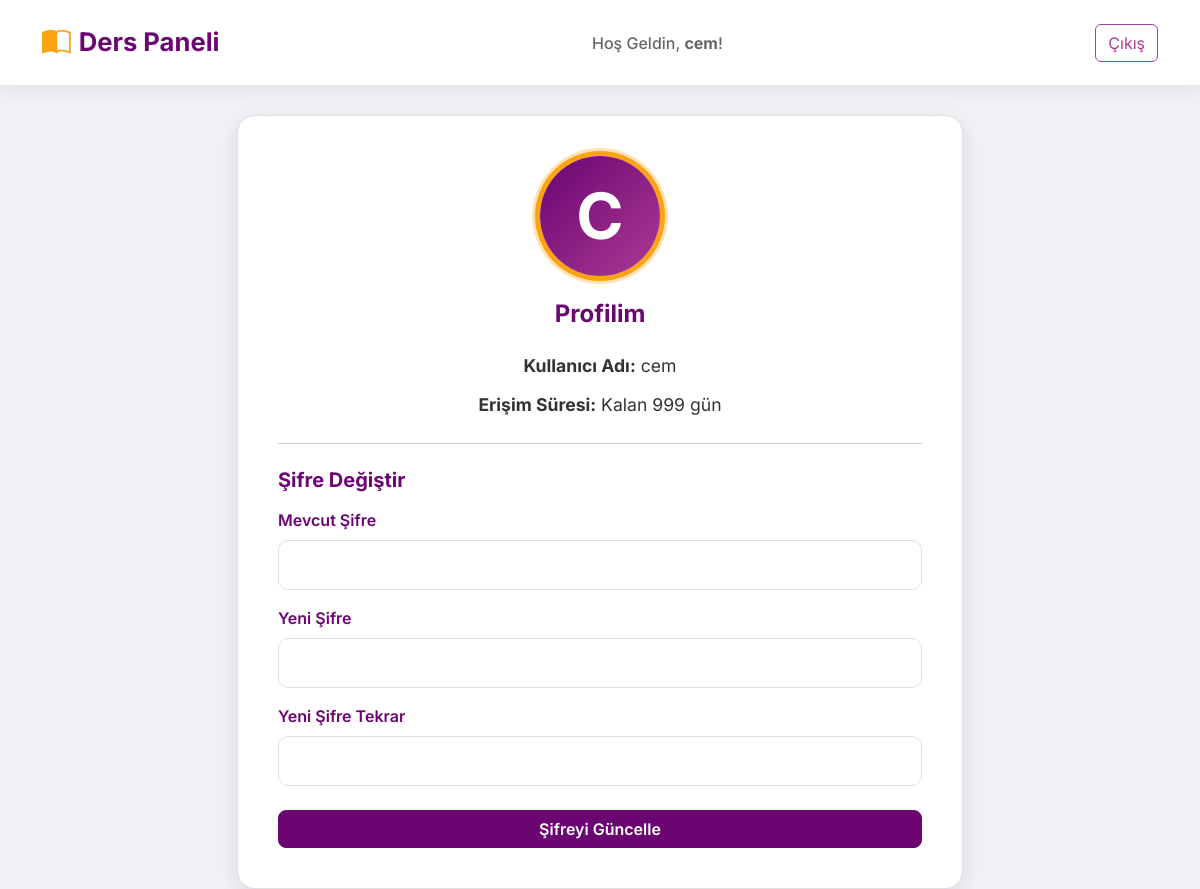
The page /profile (signed in) on the database its author committed.
### dersplanlama.py (models this page shows)
class User(db.Model):
    id = db.Column(db.Integer, primary_key=True)
    username = db.Column(db.String(80), unique=True, nullable=False)
    password = db.Column(db.String(256), nullable=False)
    is_admin = db.Column(db.Boolean, default=False, nullable=False)
    expire_date = db.Column(db.DateTime)
    progress = db.relationship('UserProgress', backref='user', lazy=True, cascade="all, delete-orphan")
    comments = db.relationship('Comment', backref='user_rel', lazy=True, cascade="all, delete-orphan")
    quiz_attempts = db.relationship('UserQuizAttempt', backref='user_rel', lazy=True, cascade="all, delete-orphan")

### dersplanlama.py (the view, shortened to what this page needs)
@app.route("/profile", methods=["GET", "POST"])
@login_required
def profile():
    user = User.query.get(session['user_id'])
    if not user:
        flash("Kullanıcı bulunamadı.", "danger")
        return redirect(url_for('login'))
    kalan_gun = None
    if user.expire_date:
        remaining_time = (user.expire_date + timedelta(days=1)) - datetime.utcnow()
        kalan_gun = max(0, remaining_time.days)
        if kalan_gun == 0 and remaining_time.total_seconds() <= 0:
            kalan_gun = 0
        elif kalan_gun == 0 and remaining_time.total_seconds() > 0:
            pass
    return render_template('profile.html', user=user, kalan_gun=kalan_gun)

### dersplanlama.py (called while the page is built)
def login_required(f):
    @wraps(f)
    def decorated_function(*args, **kwargs):
        if 'user_id' not in session:
            return redirect(url_for('login'))
        return f(*args, **kwargs)
    return decorated_function

### templates/profile.html (shortened to what this page needs)
<!doctype html>
<html lang="tr">
<head>
    <link href="https://cdn.jsdelivr.net/npm/bootstrap@5.3.2/dist/css/bootstrap.min.css" rel="stylesheet">
    <link rel="stylesheet" href="https://cdn.jsdelivr.net/npm/bootstrap-icons@1.11.3/font/bootstrap-icons.min.css">
</head>
<body>
<nav class="navbar navbar-expand-lg navbar-light">
    <div class="container">
        <a class="navbar-brand" href="{{ url_for('user_panel') }}"><i class="bi bi-book-half"></i> Ders Paneli</a>
        <span class="navbar-text me-3">
            Hoş Geldin, <strong>{{ session.get('username', 'Kullanıcı') }}</strong>!
        </span>
        <a class="btn btn-outline-danger" href="{{ url_for('logout') }}">Çıkış</a>
    </div>
</nav>
<div class="container main-container">
    <div class="row justify-content-center">
        <div class="col-md-10">
            <div class="profile-card text-center">
                <div class="user-avatar">{{ user.username[0].upper() }}</div>
                <h4>Profilim</h4>
                <div class="profile-info mb-4">
                    <p><strong>Kullanıcı Adı:</strong> {{ user.username }}</p>
                    <p><strong>Erişim Süresi:</strong>
                        {% if user.expire_date %}
                            {% if kalan_gun is not none %}
                                {% if kalan_gun > 0 %}
                                    Kalan {{ kalan_gun }} gün
                                {% else %}
                                    <span class="text-danger">Süresi Doldu ({{ user.expire_date.strftime('%Y-%m-%d') }})</span>
                                {% endif %}
                            {% else %}
                                {{ user.expire_date.strftime('%Y-%m-%d') }} tarihine kadar
                            {% endif %}
                        {% else %}
                            Sınırsız
                        {% endif %}
                    </p>
                </div>
                <hr class="my-4">
                <h5 class="text-start mb-3" style="color: var(--primary-color); font-weight: 700;">Şifre Değiştir</h5>
                <form method="post" action="{{ url_for('profile') }}" class="text-start">
                    <div class="mb-3">
                        <label for="old_password" class="form-label">Mevcut Şifre</label>
                        <input type="password" class="form-control" id="old_password" name="old_password" required>
                    </div>
                    <div class="mb-3">
                        <label for="new_password" class="form-label">Yeni Şifre</label>
                        <input type="password" class="form-control" id="new_password" name="new_password" required>
                    </div>
                    <div class="mb-4">
                        <label for="confirm_new_password" class="form-label">Yeni Şifre Tekrar</label>
                        <input type="password" class="form-control" id="confirm_new_password" name="confirm_new_password" required>
                    </div>
                    <button type="submit" class="btn btn-primary w-100">Şifreyi Güncelle</button>
                </form>
            </div>
        </div>
    </div>
</div>
</body>
</html>

### templates/profile.html (style rules this page uses)
:root { --primary-color: #6a0572; --secondary-color: #ab3a94; --accent-color: #fca311; --background-light: #f0f2f5; --card-background: #ffffff; --text-dark: #333333; --text-light: #666666; --border-color: #e0e0e0; }
body { background-color: var(--background-light); font-family: 'Inter', 'Roboto', sans-serif; color: var(--text-dark); min-height: 100vh; display: flex; flex-direction: column; }
.navbar { background-color: var(--card-background); box-shadow: 0 4px 20px rgba(0, 0, 0, 0.08); padding: 1rem 0; }
.navbar-brand { font-weight: 700; color: var(--primary-color) !important; font-size: 1.6rem; display: flex; align-items: center; }
.navbar-brand i { font-size: 1.8rem; margin-right: 8px; color: var(--accent-color); }
.navbar-text { color: var(--text-light); font-weight: 500; }
.btn-outline-danger { border-color: var(--secondary-color); color: var(--secondary-color); transition: all 0.3s ease; }
.main-container { max-width: 900px; margin-top: 30px; flex-grow: 1; }
.profile-card { background-color: var(--card-background); border-radius: 18px; padding: 2.5rem; box-shadow: 0 6px 25px rgba(0, 0, 0, 0.1); border: 1px solid var(--border-color); }
.user-avatar { width: 120px; height: 120px; border-radius: 50%; background: linear-gradient(135deg, var(--primary-color) 0%, var(--secondary-color) 100%); color: white; display: flex; align-items: center; justify-content: center; font-size: 4rem; font-weight: bold; margin: 0 auto 1.5rem auto; box-shadow: 0 0 0 5px var(--accent-color), 0 0 0 8px rgba(252, 163, 17, 0.3); }
.profile-card h4 { color: var(--primary-color); font-weight: 700; margin-bottom: 1.5rem; text-align: center; }
.profile-info p { font-size: 1.1rem; margin-bottom: 0.8rem; }
.profile-info strong { color: var(--text-dark); }
.form-label { color: var(--primary-color); font-weight: 600; margin-bottom: 0.5rem; }
.form-control { border-radius: 10px; border: 1px solid var(--border-color); padding: 0.75rem 1rem; font-size: 1rem; }
.btn-primary { background-color: var(--primary-color); border-color: var(--primary-color); font-weight: 600; border-radius: 8px; transition: background-color 0.3s ease, border-color 0.3s ease; }

### rows shown on the page
User: get "cem", username "C", username "cem"

### other values the page prints
{{ kalan_gun }} "999"
